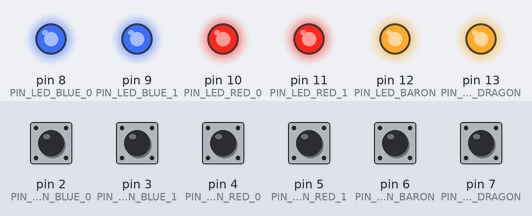
The sketch below on a simulated Arduino Uno, built with avr-gcc and run on an emulated ATmega328P. Parts: output pins drawn as LEDs (lit = HIGH). Inputs (shaded band) come from the test bench; at power-on: pin 2 (PIN_BUTTON_BLUE_0), pin 3 (PIN_BUTTON_BLUE_1), pin 4 (PIN_BUTTON_RED_0), pin 5 (PIN_BUTTON_RED_1), pin 6 (PIN_BUTTON_BARON), pin 7 (PIN_BUTTON_DRAGON) LOW.

Above: at 1.2 s.
1.3 s: pin 2 (PIN_BUTTON_BLUE_0) pulled HIGH for 0.15 s
At 2.1 s:
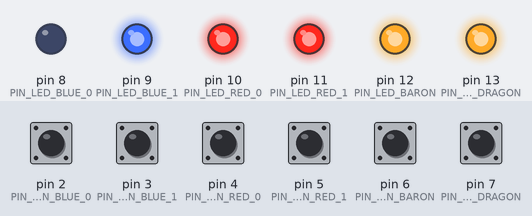
4.4 s: pin 3 (PIN_BUTTON_BLUE_1) pulled HIGH for 0.15 s
At 5.7 s:
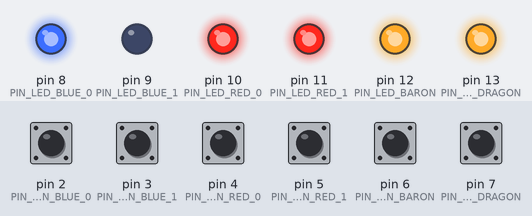
7.5 s: pin 4 (PIN_BUTTON_RED_0) pulled HIGH for 0.15 s
At 8.1 s:
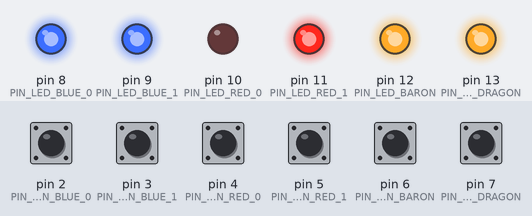
10.6 s: pin 5 (PIN_BUTTON_RED_1) pulled HIGH for 0.15 s
At 11.6 s:
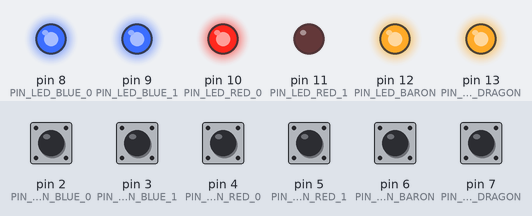
13.7 s: pin 6 (PIN_BUTTON_BARON) pulled HIGH for 0.15 s
At 14.0 s:
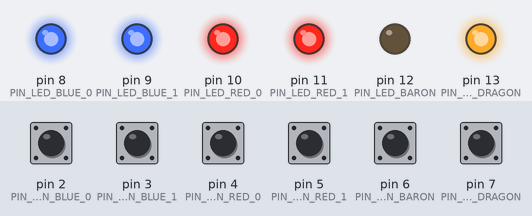
16.8 s: pin 7 (PIN_BUTTON_DRAGON) pulled HIGH for 0.15 s
At 17.5 s:
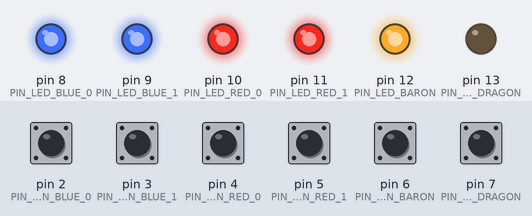
Timing chart, 0 to 20.9 s (numbered marks = the images above; inputs shaded):
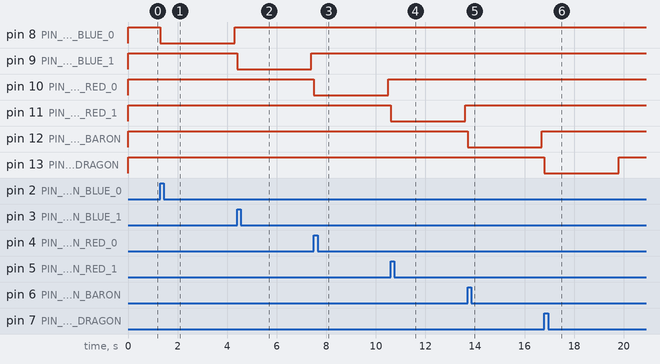

The sketch:

ArduinoLOLJungleTimer.ino
```cpp
//Include Metro library
#include <Metro.h>

//DEBUG
#define DEBUG 0

//PINS
#define PIN_LED_BLUE_0	8
#define PIN_LED_BLUE_1	9
#define PIN_LED_RED_0	10
#define PIN_LED_RED_1	11
#define PIN_LED_BARON	12
#define PIN_LED_DRAGON	13

#define PIN_BUTTON_BLUE_0	2
#define PIN_BUTTON_BLUE_1	3
#define PIN_BUTTON_RED_0	4
#define PIN_BUTTON_RED_1	5
#define PIN_BUTTON_BARON	6
#define PIN_BUTTON_DRAGON	7

//METRO INSTANCES
Metro timer_blue_0	= Metro(3000);
Metro timer_blue_1	= Metro(3000);
Metro timer_red_0	= Metro(3000);
Metro timer_red_1	= Metro(3000);
Metro timer_baron	= Metro(3000);
Metro timer_dragon	= Metro(3000);

void setup()
{
	#if DEBUG
		//DEBUG
		Serial.begin(9600);
	#endif

	//OUTPUTS
	pinMode(PIN_LED_BLUE_0, OUTPUT);
	pinMode(PIN_LED_BLUE_1, OUTPUT);
	pinMode(PIN_LED_RED_0, OUTPUT);
	pinMode(PIN_LED_RED_1, OUTPUT);
	pinMode(PIN_LED_BARON, OUTPUT);
	pinMode(PIN_LED_DRAGON, OUTPUT);

	//INPUTS
	pinMode(PIN_BUTTON_BLUE_0, INPUT);
	pinMode(PIN_BUTTON_BLUE_1, INPUT);
	pinMode(PIN_BUTTON_RED_0, INPUT);
	pinMode(PIN_BUTTON_RED_1, INPUT);
	pinMode(PIN_BUTTON_BARON, INPUT);
	pinMode(PIN_BUTTON_DRAGON, INPUT);

	//INITIAL STATES
	digitalWrite(PIN_LED_BLUE_0, HIGH);
	digitalWrite(PIN_LED_BLUE_1, HIGH);
	digitalWrite(PIN_LED_RED_0, HIGH);
	digitalWrite(PIN_LED_RED_1, HIGH);
	digitalWrite(PIN_LED_BARON, HIGH);
	digitalWrite(PIN_LED_DRAGON, HIGH);
}

void loop()
{
	checkJungle(PIN_BUTTON_BLUE_0, PIN_LED_BLUE_0, timer_blue_0);
	checkJungle(PIN_BUTTON_BLUE_1, PIN_LED_BLUE_1, timer_blue_1);
	checkJungle(PIN_BUTTON_RED_0, PIN_LED_RED_0, timer_red_0);
	checkJungle(PIN_BUTTON_RED_1, PIN_LED_RED_1, timer_red_1);
	checkJungle(PIN_BUTTON_BARON, PIN_LED_BARON, timer_baron);
	checkJungle(PIN_BUTTON_DRAGON, PIN_LED_DRAGON, timer_dragon);
}

void checkJungle(int pin_button, int pin_led, Metro& timer)
{

	#if DEBUG
		Serial.write("pin_button: ");
		Serial.print(pin_button);
		Serial.write(" pin_led: ");
		Serial.print(pin_led);
		Serial.write(" digitalRead(pin_led): ");
		Serial.print(digitalRead(pin_led));
		Serial.write(" digitalRead(pin_button): ");
		Serial.println(digitalRead(pin_button));
	#endif

	if( !digitalRead(pin_led) )
	{
		if(timer.check() == 1)
		{
			Serial.write("CHECK!");
			digitalWrite(pin_led, HIGH);
		}
	}
	else if( digitalRead(pin_button) )
	{
		timer.reset();
		digitalWrite(pin_led, LOW);
	}
}
```

Measured:
- after the input at 1.3 s, pin 8 (PIN_LED_BLUE_0): HIGH → LOW at once, → HIGH 3.0 s later
- after the input at 4.4 s, pin 9 (PIN_LED_BLUE_1): HIGH → LOW at once, → HIGH 3.0 s later
- after the input at 7.5 s, pin 10 (PIN_LED_RED_0): HIGH → LOW at once, → HIGH 3.0 s later
- after the input at 10.6 s, pin 11 (PIN_LED_RED_1): HIGH → LOW at once, → HIGH 3.0 s later
- after the input at 13.7 s, pin 12 (PIN_LED_BARON): HIGH → LOW at once, → HIGH 3.0 s later
- after the input at 16.8 s, pin 13 (PIN_LED_DRAGON): HIGH → LOW at once, → HIGH 3.0 s later
